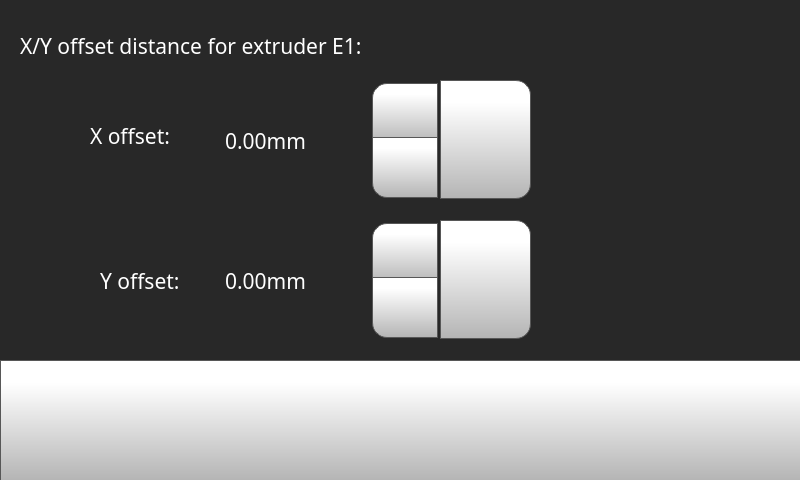
<?xml version="1.0" encoding="UTF-8"?>
<ui version="4.0">
 <class>toolOffset</class>
 <widget class="QWidget" name="toolOffset">
  <property name="geometry">
   <rect>
    <x>0</x>
    <y>0</y>
    <width>800</width>
    <height>480</height>
   </rect>
  </property>
  <property name="minimumSize">
   <size>
    <width>800</width>
    <height>480</height>
   </size>
  </property>
  <property name="maximumSize">
   <size>
    <width>800</width>
    <height>480</height>
   </size>
  </property>
  <property name="windowTitle">
   <string>Form</string>
  </property>
  <widget class="QStackedWidget" name="stackedWidget">
   <property name="geometry">
    <rect>
     <x>0</x>
     <y>0</y>
     <width>800</width>
     <height>480</height>
    </rect>
   </property>
   <property name="minimumSize">
    <size>
     <width>800</width>
     <height>480</height>
    </size>
   </property>
   <property name="maximumSize">
    <size>
     <width>800</width>
     <height>480</height>
    </size>
   </property>
   <property name="styleSheet">
    <string notr="true">background-color: rgb(40, 40, 40);</string>
   </property>
   <property name="currentIndex">
    <number>0</number>
   </property>
   <widget class="QWidget" name="toolOffsetXYPage">
    <widget class="QPushButton" name="toolOffsetXYBackButton">
     <property name="geometry">
      <rect>
       <x>0</x>
       <y>360</y>
       <width>801</width>
       <height>121</height>
      </rect>
     </property>
     <property name="minimumSize">
      <size>
       <width>0</width>
       <height>0</height>
      </size>
     </property>
     <property name="font">
      <font>
       <family>Gotham</family>
       <pointsize>16</pointsize>
      </font>
     </property>
     <property name="styleSheet">
      <string notr="true">QPushButton {
     border: 1px solid rgb(87, 87, 87);
	background-color: qlineargradient(spread:pad, x1:0, y1:1, x2:0, y2:0.188, stop:0 rgba(180, 180, 180, 255), stop:1 rgba(255, 255, 255, 255));


}

QPushButton:pressed {
    background-color: qlineargradient(x1: 0, y1: 0, x2: 0, y2: 1,
                                      stop: 0 #dadbde, stop: 1 #f6f7fa);
}

QPushButton:flat {
    border: none; /* no border for a flat push button */
}

QPushButton:default {
    border-color: navy; /* make the default button prominent */
}

QPushButton:focus {
	outline: none;
}</string>
     </property>
     <property name="text">
      <string/>
     </property>
     <property name="icon">
      <iconset resource="../../resources/resource.qrc">
       <normaloff>:/Navigation/img/Navigation/arrows-4.png</normaloff>:/Navigation/img/Navigation/arrows-4.png</iconset>
     </property>
     <property name="iconSize">
      <size>
       <width>70</width>
       <height>70</height>
      </size>
     </property>
     <property name="checkable">
      <bool>false</bool>
     </property>
     <property name="autoDefault">
      <bool>false</bool>
     </property>
     <property name="default">
      <bool>false</bool>
     </property>
     <property name="flat">
      <bool>false</bool>
     </property>
    </widget>
    <widget class="QLabel" name="toolOffsetLabel">
     <property name="geometry">
      <rect>
       <x>20</x>
       <y>30</y>
       <width>521</width>
       <height>31</height>
      </rect>
     </property>
     <property name="font">
      <font>
       <family>Gotham</family>
       <pointsize>16</pointsize>
       <bold>false</bold>
      </font>
     </property>
     <property name="styleSheet">
      <string notr="true">color: rgb(255, 255, 255);</string>
     </property>
     <property name="text">
      <string>X/Y offset distance for extruder E1:</string>
     </property>
    </widget>
    <widget class="QLabel" name="toolOffsetYLabel">
     <property name="geometry">
      <rect>
       <x>100</x>
       <y>260</y>
       <width>121</width>
       <height>41</height>
      </rect>
     </property>
     <property name="font">
      <font>
       <family>Gotham</family>
       <pointsize>16</pointsize>
       <bold>false</bold>
      </font>
     </property>
     <property name="styleSheet">
      <string notr="true">color: rgb(255, 255, 255);</string>
     </property>
     <property name="text">
      <string>Y offset: </string>
     </property>
    </widget>
    <widget class="QDoubleSpinBox" name="toolOffsetXDoubleSpinBox_3">
     <property name="geometry">
      <rect>
       <x>220</x>
       <y>80</y>
       <width>221</width>
       <height>121</height>
      </rect>
     </property>
     <property name="font">
      <font>
       <family>Gotham</family>
       <pointsize>16</pointsize>
      </font>
     </property>
     <property name="styleSheet">
      <string notr="true">QDoubleSpinBox {
    padding-right: 5px; /* make room for the arrows */
	color: rgb(255, 255, 255);
	background-color: rgba(255, 255, 255, 0);
   
}
QDoubleSpinBox ::text:selected {
	background-color: rgb(255, 146, 57);
   
}
QDoubleSpinBox::up-button {
     border: 1px solid rgb(87, 87, 87);

border-top-left-radius: 15px;
	background-color: qlineargradient(spread:pad, x1:0, y1:1, x2:0, y2:0.188, stop:0 rgba(180, 180, 180, 255), stop:1 rgba(255, 255, 255, 255));
    width: 60px;
     height: 55px;
    padding: 2px;
}

QDoubleSpinBox::up-arrow { 
	image: url(:/Navigation/img/Navigation/arrows.png);
    width: 40px;
     height: 40px;
padding: 5px;
}



QDoubleSpinBox::up-button:pressed {
    background-color: qlineargradient(x1: 0, y1: 0, x2: 0, y2: 1,
                                      stop: 0 #dadbde, stop: 1 #f6f7fa);
}


QDoubleSpinBox::down-button {
     border: 1px solid rgb(87, 87, 87);
border-bottom-left-radius: 15px;
	background-color: qlineargradient(spread:pad, x1:0, y1:1, x2:0, y2:0.188, stop:0 rgba(180, 180, 180, 255), stop:1 rgba(255, 255, 255, 255));
    width: 60px;
     height: 55px;
    padding: 2px;
}

QDoubleSpinBox::down-arrow { 
	image: url(:/Navigation/img/Navigation/arrows-5.png);
    width: 40px;
    height: 40px;
padding: 5px;
}

QDoubleSpinBox::down-button:pressed {
    background-color: qlineargradient(x1: 0, y1: 0, x2: 0, y2: 1,
                                      stop: 0 #dadbde, stop: 1 #f6f7fa);

}

</string>
     </property>
     <property name="frame">
      <bool>false</bool>
     </property>
     <property name="readOnly">
      <bool>false</bool>
     </property>
     <property name="buttonSymbols">
      <enum>QAbstractSpinBox::UpDownArrows</enum>
     </property>
     <property name="accelerated">
      <bool>true</bool>
     </property>
     <property name="suffix">
      <string>mm</string>
     </property>
     <property name="decimals">
      <number>2</number>
     </property>
     <property name="minimum">
      <double>-50.000000000000000</double>
     </property>
     <property name="maximum">
      <double>50.000000000000000</double>
     </property>
     <property name="singleStep">
      <double>0.025000000000000</double>
     </property>
     <property name="value">
      <double>0.000000000000000</double>
     </property>
    </widget>
    <widget class="QDoubleSpinBox" name="toolOffsetYDoubleSpinBox_3">
     <property name="geometry">
      <rect>
       <x>220</x>
       <y>220</y>
       <width>221</width>
       <height>121</height>
      </rect>
     </property>
     <property name="font">
      <font>
       <family>Gotham</family>
       <pointsize>16</pointsize>
      </font>
     </property>
     <property name="styleSheet">
      <string notr="true">QDoubleSpinBox {
    padding-right: 5px; /* make room for the arrows */
	color: rgb(255, 255, 255);
	background-color: rgba(255, 255, 255, 0);
   
}
QDoubleSpinBox ::text:selected {
	background-color: rgb(255, 146, 57);
   
}
QDoubleSpinBox::up-button {
     border: 1px solid rgb(87, 87, 87);

border-top-left-radius: 15px;
	background-color: qlineargradient(spread:pad, x1:0, y1:1, x2:0, y2:0.188, stop:0 rgba(180, 180, 180, 255), stop:1 rgba(255, 255, 255, 255));
    width: 60px;
     height: 55px;
    padding: 2px;
}

QDoubleSpinBox::up-arrow { 
	image: url(:/Navigation/img/Navigation/arrows.png);
    width: 40px;
     height: 40px;
padding: 5px;
}



QDoubleSpinBox::up-button:pressed {
    background-color: qlineargradient(x1: 0, y1: 0, x2: 0, y2: 1,
                                      stop: 0 #dadbde, stop: 1 #f6f7fa);
}


QDoubleSpinBox::down-button {
     border: 1px solid rgb(87, 87, 87);
border-bottom-left-radius: 15px;
	background-color: qlineargradient(spread:pad, x1:0, y1:1, x2:0, y2:0.188, stop:0 rgba(180, 180, 180, 255), stop:1 rgba(255, 255, 255, 255));
    width: 60px;
     height: 55px;
    padding: 2px;
}

QDoubleSpinBox::down-arrow { 
	image: url(:/Navigation/img/Navigation/arrows-5.png);
    width: 40px;
    height: 40px;
padding: 5px;
}

QDoubleSpinBox::down-button:pressed {
    background-color: qlineargradient(x1: 0, y1: 0, x2: 0, y2: 1,
                                      stop: 0 #dadbde, stop: 1 #f6f7fa);

}

</string>
     </property>
     <property name="frame">
      <bool>false</bool>
     </property>
     <property name="readOnly">
      <bool>false</bool>
     </property>
     <property name="buttonSymbols">
      <enum>QAbstractSpinBox::UpDownArrows</enum>
     </property>
     <property name="accelerated">
      <bool>true</bool>
     </property>
     <property name="suffix">
      <string>mm</string>
     </property>
     <property name="decimals">
      <number>2</number>
     </property>
     <property name="minimum">
      <double>-4.000000000000000</double>
     </property>
     <property name="maximum">
      <double>4.000000000000000</double>
     </property>
     <property name="singleStep">
      <double>0.025000000000000</double>
     </property>
    </widget>
    <widget class="QPushButton" name="toolOffsetXSetButton_3">
     <property name="geometry">
      <rect>
       <x>440</x>
       <y>80</y>
       <width>91</width>
       <height>119</height>
      </rect>
     </property>
     <property name="font">
      <font>
       <family>Gotham</family>
       <pointsize>16</pointsize>
      </font>
     </property>
     <property name="styleSheet">
      <string notr="true">QPushButton {
     border: 1px solid rgb(87, 87, 87);
	background-color: qlineargradient(spread:pad, x1:0, y1:1, x2:0, y2:0.188, stop:0 rgba(180, 180, 180, 255), stop:1 rgba(255, 255, 255, 255));
border-top-right-radius: 15px;
border-bottom-right-radius: 15px;

}

QPushButton:pressed {
    background-color: qlineargradient(x1: 0, y1: 0, x2: 0, y2: 1,
                                      stop: 0 #dadbde, stop: 1 #f6f7fa);
}

QPushButton:flat {
    border: none; /* no border for a flat push button */
}

QPushButton:default {
    border-color: navy; /* make the default button prominent */
}
QPushButton:focus {
	outline: none;
}</string>
     </property>
     <property name="text">
      <string/>
     </property>
     <property name="icon">
      <iconset resource="../../resources/resource.qrc">
       <normaloff>:/Icons/img/icons/verification-mark.png</normaloff>:/Icons/img/icons/verification-mark.png</iconset>
     </property>
     <property name="iconSize">
      <size>
       <width>70</width>
       <height>70</height>
      </size>
     </property>
    </widget>
    <widget class="QPushButton" name="toolOffsetYSetButton_3">
     <property name="geometry">
      <rect>
       <x>440</x>
       <y>220</y>
       <width>91</width>
       <height>119</height>
      </rect>
     </property>
     <property name="font">
      <font>
       <family>Gotham</family>
       <pointsize>16</pointsize>
      </font>
     </property>
     <property name="styleSheet">
      <string notr="true">QPushButton {
     border: 1px solid rgb(87, 87, 87);
	background-color: qlineargradient(spread:pad, x1:0, y1:1, x2:0, y2:0.188, stop:0 rgba(180, 180, 180, 255), stop:1 rgba(255, 255, 255, 255));
border-top-right-radius: 15px;
border-bottom-right-radius: 15px;

}

QPushButton:pressed {
    background-color: qlineargradient(x1: 0, y1: 0, x2: 0, y2: 1,
                                      stop: 0 #dadbde, stop: 1 #f6f7fa);
}

QPushButton:flat {
    border: none; /* no border for a flat push button */
}

QPushButton:default {
    border-color: navy; /* make the default button prominent */
}
QPushButton:focus {
	outline: none;
}</string>
     </property>
     <property name="text">
      <string/>
     </property>
     <property name="icon">
      <iconset resource="../../resources/resource.qrc">
       <normaloff>:/Icons/img/icons/verification-mark.png</normaloff>:/Icons/img/icons/verification-mark.png</iconset>
     </property>
     <property name="iconSize">
      <size>
       <width>70</width>
       <height>70</height>
      </size>
     </property>
    </widget>
    <widget class="QLabel" name="tollOffsetXLabel_6">
     <property name="geometry">
      <rect>
       <x>90</x>
       <y>120</y>
       <width>121</width>
       <height>31</height>
      </rect>
     </property>
     <property name="font">
      <font>
       <family>Gotham</family>
       <pointsize>16</pointsize>
       <bold>false</bold>
      </font>
     </property>
     <property name="styleSheet">
      <string notr="true">color: rgb(255, 255, 255);</string>
     </property>
     <property name="text">
      <string>X offset: </string>
     </property>
    </widget>
   </widget>
   <widget class="QWidget" name="toolOffsetZpage">
    <widget class="QLabel" name="toolOffsetLabel_6">
     <property name="geometry">
      <rect>
       <x>20</x>
       <y>70</y>
       <width>461</width>
       <height>41</height>
      </rect>
     </property>
     <property name="font">
      <font>
       <family>Gotham</family>
       <pointsize>16</pointsize>
       <bold>false</bold>
      </font>
     </property>
     <property name="styleSheet">
      <string notr="true">color: rgb(255, 255, 255);</string>
     </property>
     <property name="text">
      <string>Z offset distance for extruder E1:</string>
     </property>
    </widget>
    <widget class="QLabel" name="tollOffsetXLabel_7">
     <property name="geometry">
      <rect>
       <x>120</x>
       <y>180</y>
       <width>131</width>
       <height>41</height>
      </rect>
     </property>
     <property name="font">
      <font>
       <family>Gotham</family>
       <pointsize>16</pointsize>
       <bold>false</bold>
      </font>
     </property>
     <property name="styleSheet">
      <string notr="true">color: rgb(255, 255, 255);</string>
     </property>
     <property name="text">
      <string>Z offset:</string>
     </property>
    </widget>
    <widget class="QDoubleSpinBox" name="toolOffsetZDoubleSpinBox_3">
     <property name="geometry">
      <rect>
       <x>270</x>
       <y>140</y>
       <width>221</width>
       <height>121</height>
      </rect>
     </property>
     <property name="font">
      <font>
       <family>Gotham</family>
       <pointsize>16</pointsize>
      </font>
     </property>
     <property name="styleSheet">
      <string notr="true">QDoubleSpinBox {
    padding-right: 5px; /* make room for the arrows */
	color: rgb(255, 255, 255);
	background-color: rgba(255, 255, 255, 0);
   
}
QDoubleSpinBox ::text:selected {
	background-color: rgb(255, 146, 57);
   
}
QDoubleSpinBox::up-button {
     border: 1px solid rgb(87, 87, 87);

border-top-left-radius: 15px;
	background-color: qlineargradient(spread:pad, x1:0, y1:1, x2:0, y2:0.188, stop:0 rgba(180, 180, 180, 255), stop:1 rgba(255, 255, 255, 255));
    width: 60px;
     height: 55px;
    padding: 2px;
}

QDoubleSpinBox::up-arrow { 
image: url(:/Navigation/img/Navigation/arrows.png);
    width: 40px;
     height: 40px;
padding: 5px;
}



QDoubleSpinBox::up-button:pressed {
    background-color: qlineargradient(x1: 0, y1: 0, x2: 0, y2: 1,
                                      stop: 0 #dadbde, stop: 1 #f6f7fa);
}


QDoubleSpinBox::down-button {
     border: 1px solid rgb(87, 87, 87);
border-bottom-left-radius: 15px;
	background-color: qlineargradient(spread:pad, x1:0, y1:1, x2:0, y2:0.188, stop:0 rgba(180, 180, 180, 255), stop:1 rgba(255, 255, 255, 255));
    width: 60px;
     height: 55px;
    padding: 2px;
}

QDoubleSpinBox::down-arrow { 
image: url(:/Navigation/img/Navigation/arrows-5.png);
    width: 40px;
    height: 40px;
padding: 5px;
}

QDoubleSpinBox::down-button:pressed {
    background-color: qlineargradient(x1: 0, y1: 0, x2: 0, y2: 1,
                                      stop: 0 #dadbde, stop: 1 #f6f7fa);

}

</string>
     </property>
     <property name="frame">
      <bool>false</bool>
     </property>
     <property name="readOnly">
      <bool>false</bool>
     </property>
     <property name="buttonSymbols">
      <enum>QAbstractSpinBox::UpDownArrows</enum>
     </property>
     <property name="accelerated">
      <bool>true</bool>
     </property>
     <property name="suffix">
      <string>mm</string>
     </property>
     <property name="decimals">
      <number>2</number>
     </property>
     <property name="minimum">
      <double>-2.000000000000000</double>
     </property>
     <property name="maximum">
      <double>2.000000000000000</double>
     </property>
     <property name="singleStep">
      <double>0.025000000000000</double>
     </property>
     <property name="value">
      <double>0.000000000000000</double>
     </property>
    </widget>
    <widget class="QPushButton" name="toolOffsetZSetButton_3">
     <property name="geometry">
      <rect>
       <x>490</x>
       <y>141</y>
       <width>91</width>
       <height>119</height>
      </rect>
     </property>
     <property name="font">
      <font>
       <family>Gotham</family>
       <pointsize>16</pointsize>
      </font>
     </property>
     <property name="styleSheet">
      <string notr="true">QPushButton {
     border: 1px solid rgb(87, 87, 87);
	background-color: qlineargradient(spread:pad, x1:0, y1:1, x2:0, y2:0.188, stop:0 rgba(180, 180, 180, 255), stop:1 rgba(255, 255, 255, 255));
border-top-right-radius: 15px;
border-bottom-right-radius: 15px;

}

QPushButton:pressed {
    background-color: qlineargradient(x1: 0, y1: 0, x2: 0, y2: 1,
                                      stop: 0 #dadbde, stop: 1 #f6f7fa);
}

QPushButton:flat {
    border: none; /* no border for a flat push button */
}

QPushButton:default {
    border-color: navy; /* make the default button prominent */
}
QPushButton:focus {
	outline: none;
}</string>
     </property>
     <property name="text">
      <string/>
     </property>
     <property name="icon">
      <iconset resource="../../resources/resource.qrc">
       <normaloff>:/Icons/img/icons/verification-mark.png</normaloff>:/Icons/img/icons/verification-mark.png</iconset>
     </property>
     <property name="iconSize">
      <size>
       <width>70</width>
       <height>70</height>
      </size>
     </property>
    </widget>
    <widget class="QPushButton" name="toolOffsetZBackButton_3">
     <property name="geometry">
      <rect>
       <x>0</x>
       <y>359</y>
       <width>801</width>
       <height>121</height>
      </rect>
     </property>
     <property name="minimumSize">
      <size>
       <width>0</width>
       <height>0</height>
      </size>
     </property>
     <property name="font">
      <font>
       <family>Gotham</family>
       <pointsize>16</pointsize>
      </font>
     </property>
     <property name="styleSheet">
      <string notr="true">QPushButton {
     border: 1px solid rgb(87, 87, 87);
	background-color: qlineargradient(spread:pad, x1:0, y1:1, x2:0, y2:0.188, stop:0 rgba(180, 180, 180, 255), stop:1 rgba(255, 255, 255, 255));


}

QPushButton:pressed {
    background-color: qlineargradient(x1: 0, y1: 0, x2: 0, y2: 1,
                                      stop: 0 #dadbde, stop: 1 #f6f7fa);
}

QPushButton:flat {
    border: none; /* no border for a flat push button */
}

QPushButton:default {
    border-color: navy; /* make the default button prominent */
}

QPushButton:focus {
	outline: none;
}</string>
     </property>
     <property name="text">
      <string/>
     </property>
     <property name="icon">
      <iconset resource="../../resources/resource.qrc">
       <normaloff>:/Navigation/img/Navigation/arrows-4.png</normaloff>:/Navigation/img/Navigation/arrows-4.png</iconset>
     </property>
     <property name="iconSize">
      <size>
       <width>70</width>
       <height>70</height>
      </size>
     </property>
     <property name="checkable">
      <bool>false</bool>
     </property>
     <property name="autoDefault">
      <bool>false</bool>
     </property>
     <property name="default">
      <bool>false</bool>
     </property>
     <property name="flat">
      <bool>false</bool>
     </property>
    </widget>
   </widget>
  </widget>
 </widget>
 <resources>
  <include location="../../resources/resource.qrc"/>
 </resources>
 <connections/>
</ui>
